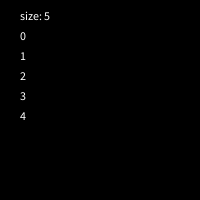
Frame 1 (no input)
Frame 60 (the mouse pressed at the canvas centre just before this capture): identical to frame 1, image omitted
Frame 120 (the mouse held since frame 60 and released just before this capture): identical to frame 1, image omitted

The Processing sketch that drew this single still picture (run headless with seeded random() and noise(); from frame 60 on, the mouse is pressed at the canvas centre):

// Processing sketch: removeLastArrayList
// ── removeLastArrayList.pde
ArrayList values;

void setup()
{
  size(200, 200);
  values = new ArrayList();
  restart();
}

void draw()
{
  background(0);
  text("size: "+values.size(), 20, 20);
  for ( int i=0; i<values.size(); i++)
  {
    text((int)values.get(i), 20, 40+20*i);
  }
}

void restart()
{
  values.add(0);
  values.add(1);
  values.add(2);
  values.add(3);
  values.add(4);
}

void keyPressed()
{
  if (values.size() > 0)
    values.remove(values.size()-1);
  else restart();
}
